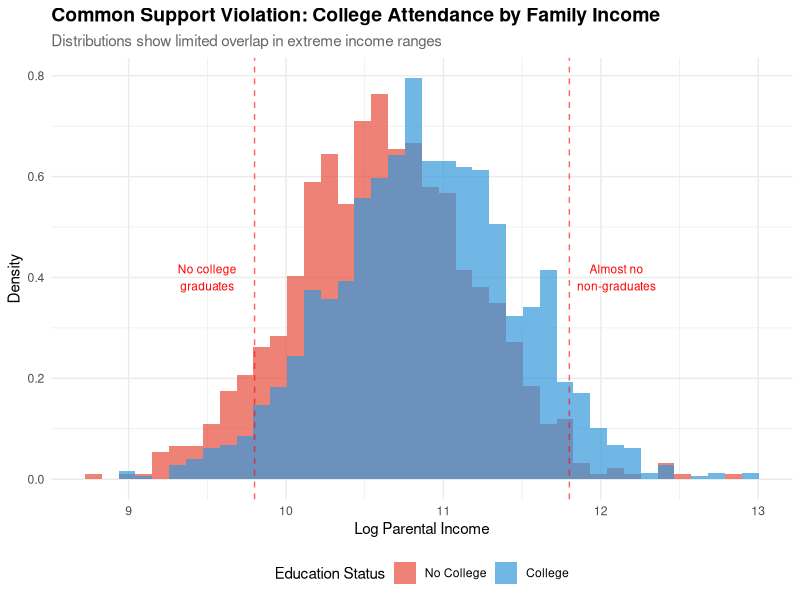
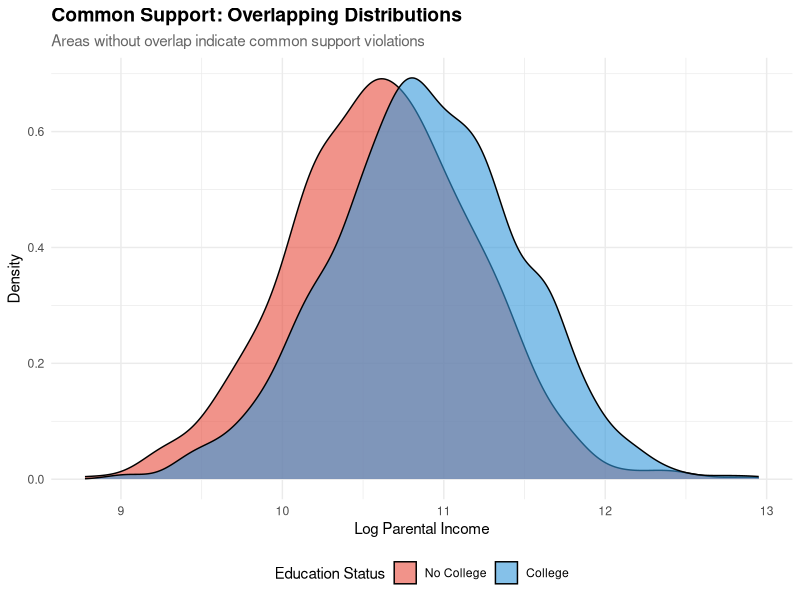

These charts were generated, in order, by the following R code:
# Using AI to design illustration
# Claude 4.0 sonnet 2025-08-13
# version 1
# prompt

library(tidyverse)
library(ggplot2)

# Set seed for reproducibility
set.seed(42)

# Generate data with realistic common support violations
n <- 2500

# Create parental income distribution
log_parent_income <- rnorm(n, mean = 10.8, sd = 0.6)

# College attendance probability (strong function of parental income)
# Logistic function ensuring violations at extremes
college_prob <- plogis(-8 + 0.8 * log_parent_income)

# Add some randomness but maintain strong correlation
has_degree <- rbinom(n, 1, college_prob)

# Create the dataset
data <- tibble(
  log_parent_income = log_parent_income,
  has_degree = factor(has_degree, 
                      levels = c(0, 1), 
                      labels = c("No College", "College"))
)

# Create the common support visualization
p1 <- data %>%
  ggplot(aes(x = log_parent_income, fill = has_degree)) +
  geom_histogram(aes(y = after_stat(density)), 
                 alpha = 0.7, 
                 position = "identity", 
                 bins = 40) +
  scale_fill_manual(values = c("No College" = "#E74C3C", 
                               "College" = "#3498DB")) +
  labs(
    title = "Common Support Violation: College Attendance by Family Income",
    subtitle = "Distributions show limited overlap in extreme income ranges",
    x = "Log Parental Income",
    y = "Density",
    fill = "Education Status"
  ) +
  theme_minimal() +
  theme(
    plot.title = element_text(size = 14, face = "bold"),
    plot.subtitle = element_text(size = 11, color = "gray40"),
    legend.position = "bottom"
  ) +
  # Add vertical lines to highlight problematic regions
  geom_vline(xintercept = c(9.8, 11.8), 
             linetype = "dashed", 
             color = "red", 
             alpha = 0.6) +
  annotate("text", x = 9.5, y = 0.4, 
           label = "No college\ngraduates", 
           size = 3, color = "red") +
  annotate("text", x = 12.1, y = 0.4, 
           label = "Almost no\nnon-graduates", 
           size = 3, color = "red")

# Alternative: Side-by-side density plots
p2 <- data %>%
  ggplot(aes(x = log_parent_income, fill = has_degree)) +
  geom_density(alpha = 0.6) +
  scale_fill_manual(values = c("No College" = "#E74C3C", 
                               "College" = "#3498DB")) +
  labs(
    title = "Common Support: Overlapping Distributions",
    subtitle = "Areas without overlap indicate common support violations",
    x = "Log Parental Income",
    y = "Density",
    fill = "Education Status"
  ) +
  theme_minimal() +
  theme(
    plot.title = element_text(size = 14, face = "bold"),
    plot.subtitle = element_text(size = 11, color = "gray40"),
    legend.position = "bottom"
  )

# Display both plots
print(p1)
print(p2)

# Summary statistics for teaching
cat("\n=== Common Support Analysis ===\n")
cat("Sample size:", nrow(data), "\n")

# Show the problem quantitatively
support_analysis <- data %>%
  group_by(has_degree) %>%
  summarise(
    n = n(),
    min_income = min(log_parent_income),
    max_income = max(log_parent_income),
    mean_income = mean(log_parent_income),
    .groups = "drop"
  )

print(support_analysis)

# Calculate overlap region
overall_min <- min(data$log_parent_income)
overall_max <- max(data$log_parent_income)
college_min <- min(data$log_parent_income[data$has_degree == "College"])
college_max <- max(data$log_parent_income[data$has_degree == "College"])
no_college_min <- min(data$log_parent_income[data$has_degree == "No College"])
no_college_max <- max(data$log_parent_income[data$has_degree == "No College"])

overlap_min <- max(college_min, no_college_min)
overlap_max <- min(college_max, no_college_max)

cat("\nCommon support region: [", round(overlap_min, 2), ", ", round(overlap_max, 2), "]\n")
cat("This represents", round(overlap_max - overlap_min, 2), "log points of parental income\n")

